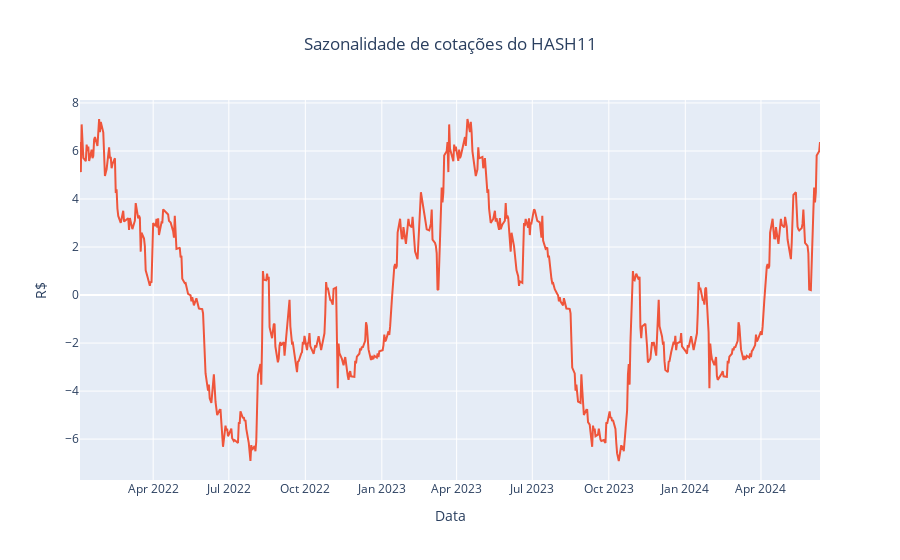

Notebook cell for this chart:
### Markdown cell above
O gráfico de suavização das médias móveis, demonstra que houve uma queda que já foi recuperado e segue em crescimento.

### Code cell
# Gráfico de sazonalidade
figura = px.line(title = 'Sazonalidade de cotações do HASH11')

figura.add_scatter(x=sazonal.index, y=sazonal)


figura.update_layout(
    xaxis_title='Data',
    yaxis_title='R$',
    title_x=0.5
)

figura.show()

### Figure 1 — Plotly figure (JSON) as saved in the notebook; plotly's stock layout.template omitted (floating-point values rounded to 4 significant figures; data arrays with more than 128 entries replaced by an {"elided": "..."} marker saying what was removed)
{"data": [{"hovertemplate": "<extra></extra>", "legendgroup": "", "line": {"color": "#636efa", "dash": "solid"}, "marker": {"symbol": "circle"}, "mode": "lines", "name": "", "orientation": "v", "showlegend": false, "type": "scatter", "xaxis": "x", "yaxis": "y"}, {"type": "scatter", "x": {"elided": "609 str values"}, "y": {"elided": "609 float values"}}], "layout": {"legend": {"tracegroupgap": 0}, "title": {"text": "Sazonalidade de cotações do HASH11", "x": 0.5}, "xaxis": {"anchor": "y", "domain": [0, 1], "title": {"text": "Data"}}, "yaxis": {"anchor": "x", "domain": [0, 1], "title": {"text": "R$"}}}}
